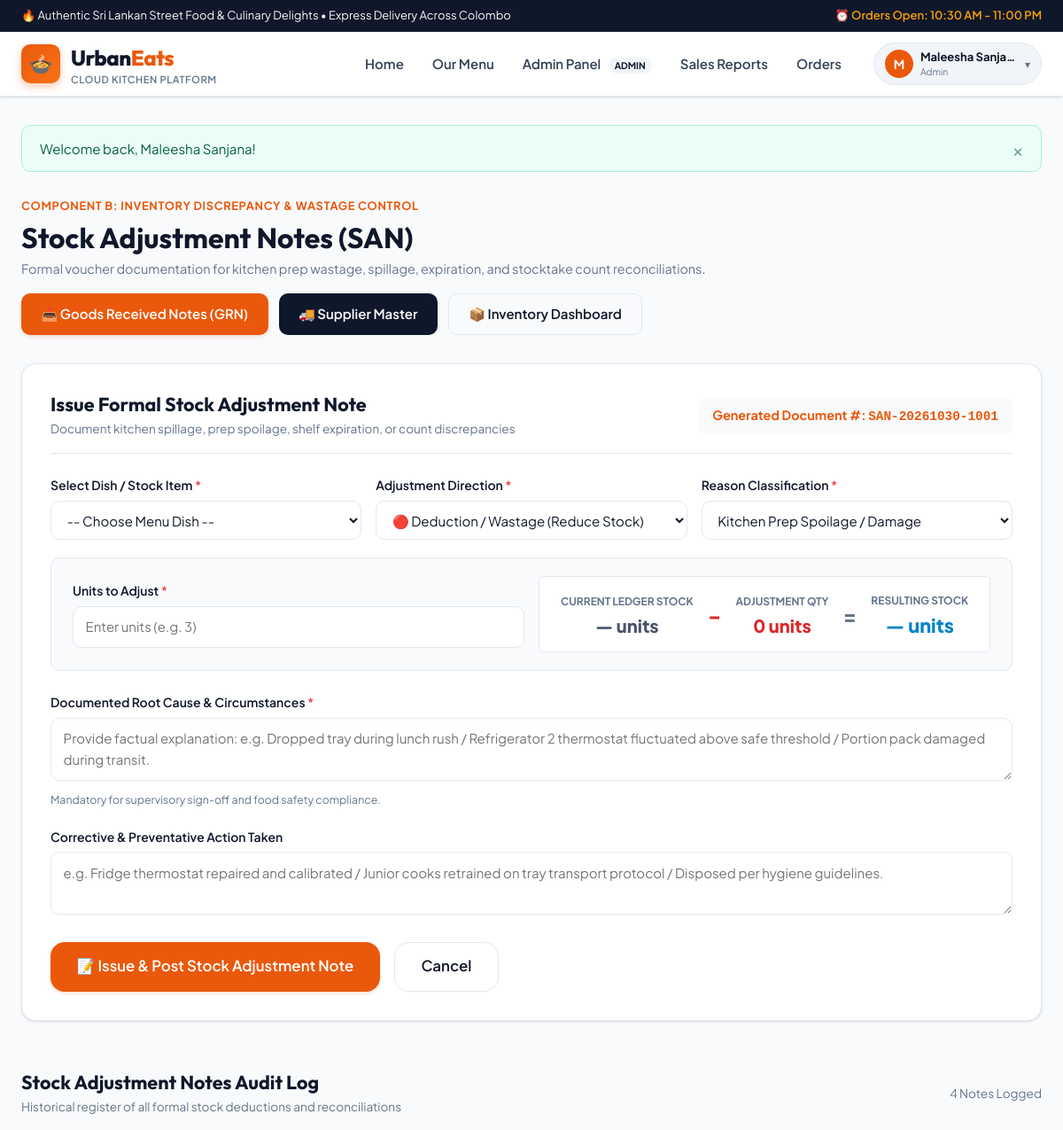
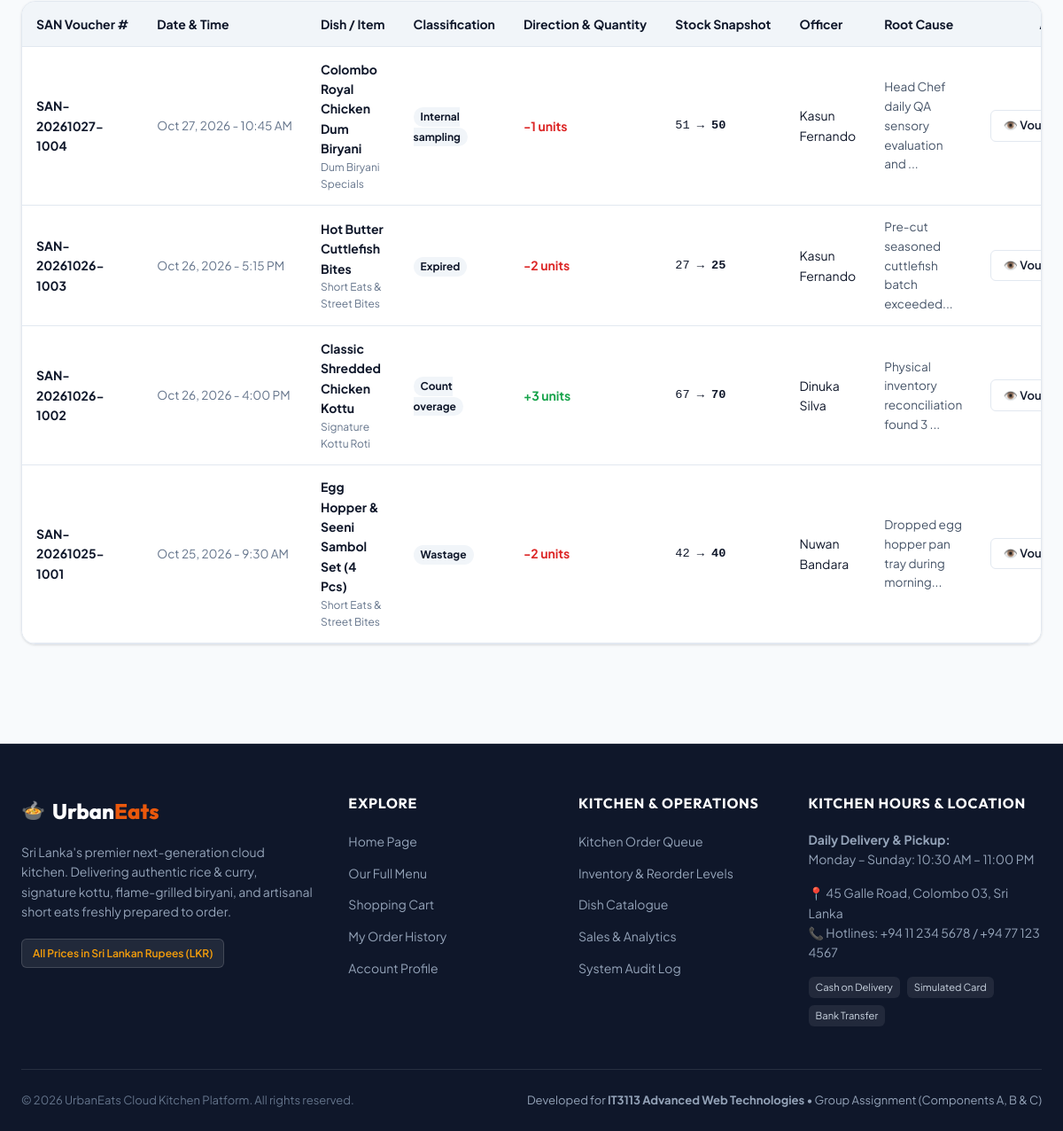
/public/menu/adjustment_notes.php (signed in), run on the app's committed database (2 pictures, top to bottom).
### tables this page shows
CREATE TABLE `stock_adjustment_notes` (
  `id` INT UNSIGNED NOT NULL AUTO_INCREMENT,
  `san_number` VARCHAR(30) NOT NULL,
  `dish_id` INT UNSIGNED NOT NULL,
  `adjusted_by_user_id` INT UNSIGNED NOT NULL,
  `adjustment_type` ENUM('wastage', 'spillage', 'expired', 'count_overage', 'count_shortage', 'internal_sampling') NOT NULL,
  `direction` ENUM('increase', 'decrease') NOT NULL,
  `quantity` INT UNSIGNED NOT NULL,
  `stock_before` INT NOT NULL,
  `stock_after` INT NOT NULL,
  `root_cause` VARCHAR(255) NOT NULL,
  `corrective_action` TEXT NULL,
  `created_at` TIMESTAMP NOT NULL DEFAULT CURRENT_TIMESTAMP,
  PRIMARY KEY (`id`),
  UNIQUE KEY `uk_san_number` (`san_number`),
  KEY `idx_san_dish` (`dish_id`),
  KEY `idx_san_user` (`adjusted_by_user_id`),
  KEY `idx_san_type` (`adjustment_type`),
  KEY `idx_san_created` (`created_at`),
  CONSTRAINT `fk_san_dish` FOREIGN KEY (`dish_id`) REFERENCES `dishes` (`id`) ON UPDATE CASCADE,
  CONSTRAINT `fk_san_user` FOREIGN KEY (`adjusted_by_user_id`) REFERENCES `users` (`id`) ON UPDATE CASCADE
);

CREATE TABLE `dishes` (
  `id` INT UNSIGNED NOT NULL AUTO_INCREMENT,
  `category_id` INT UNSIGNED NOT NULL,
  `name` VARCHAR(150) NOT NULL,
  `description` TEXT NULL,
  `price` DECIMAL(10,2) NOT NULL,
  `image_url` VARCHAR(255) NULL,
  `is_spicy` TINYINT(1) NOT NULL DEFAULT 0,
  `is_vegetarian` TINYINT(1) NOT NULL DEFAULT 0,
  `is_active` TINYINT(1) NOT NULL DEFAULT 1,
  `created_at` TIMESTAMP NOT NULL DEFAULT CURRENT_TIMESTAMP,
  `updated_at` TIMESTAMP NOT NULL DEFAULT CURRENT_TIMESTAMP ON UPDATE CURRENT_TIMESTAMP,
  PRIMARY KEY (`id`),
  KEY `idx_dishes_category` (`category_id`),
  KEY `idx_dishes_active` (`is_active`),
  KEY `idx_dishes_price` (`price`),
  KEY `idx_dishes_name` (`name`),
  CONSTRAINT `fk_dishes_category` FOREIGN KEY (`category_id`) REFERENCES `categories` (`id`) ON UPDATE CASCADE
);

CREATE TABLE `categories` (
  `id` INT UNSIGNED NOT NULL AUTO_INCREMENT,
  `name` VARCHAR(100) NOT NULL,
  `slug` VARCHAR(100) NOT NULL,
  `description` TEXT NULL,
  `is_active` TINYINT(1) NOT NULL DEFAULT 1,
  `created_at` TIMESTAMP NOT NULL DEFAULT CURRENT_TIMESTAMP,
  PRIMARY KEY (`id`),
  UNIQUE KEY `uk_categories_name` (`name`),
  UNIQUE KEY `uk_categories_slug` (`slug`),
  KEY `idx_categories_active` (`is_active`)
);

CREATE TABLE `users` (
  `id` INT UNSIGNED NOT NULL AUTO_INCREMENT,
  `role_id` INT UNSIGNED NOT NULL,
  `full_name` VARCHAR(100) NOT NULL,
  `email` VARCHAR(150) NOT NULL,
  `phone` VARCHAR(20) NOT NULL,
  `password_hash` VARCHAR(255) NOT NULL,
  `address` TEXT NULL,
  `is_active` TINYINT(1) NOT NULL DEFAULT 1,
  `failed_login_attempts` INT UNSIGNED NOT NULL DEFAULT 0,
  `lockout_until` DATETIME NULL,
  `created_at` TIMESTAMP NOT NULL DEFAULT CURRENT_TIMESTAMP,
  `updated_at` TIMESTAMP NOT NULL DEFAULT CURRENT_TIMESTAMP ON UPDATE CURRENT_TIMESTAMP,
  PRIMARY KEY (`id`),
  UNIQUE KEY `uk_users_email` (`email`),
  KEY `idx_users_role` (`role_id`),
  KEY `idx_users_active` (`is_active`),
  CONSTRAINT `fk_users_role` FOREIGN KEY (`role_id`) REFERENCES `roles` (`id`) ON UPDATE CASCADE
);

### public/menu/adjustment_notes.php (the view, shortened to what this page needs)
<?php
require_once __DIR__ . '/../../includes/header.php';
$pdo = get_db_connection();
$recentSansStmt = $pdo->query("
    SELECT san.*, d.name AS dish_name, c.name AS category_name, u.full_name AS adjusted_by_name
    FROM stock_adjustment_notes san
    JOIN dishes d ON san.dish_id = d.id
    JOIN categories c ON d.category_id = c.id
    JOIN users u ON san.adjusted_by_user_id = u.id
    ORDER BY san.created_at DESC, san.id DESC
    LIMIT 25
");
$recentSans = $recentSansStmt->fetchAll();
$nextSanNumberPreview = generate_san_number($pdo);
?>
<div class="site-container" style="margin-top: 1rem; margin-bottom: 3.5rem;">
    <div style="display: flex; justify-content: space-between; align-items: center; flex-wrap: wrap; gap: 1rem; margin-bottom: 2rem;">
        <div>
            <span style="font-size: 0.8rem; text-transform: uppercase; letter-spacing: 0.05em; color: var(--color-primary); font-weight: 700;">
                Component B: Inventory Discrepancy & Wastage Control
            </span>
            <h1 style="font-size: 2rem; margin-top: 0.25rem;">Stock Adjustment Notes (SAN)</h1>
            <p style="color: var(--text-muted); font-size: 0.9rem; margin-top: 0.25rem;">
                Formal voucher documentation for kitchen prep wastage, spillage, expiration, and stocktake count reconciliations.
            </p>
        </div>
        <div style="display: flex; gap: 0.75rem; flex-wrap: wrap;">
            <a href="<?= $appBase ?>/menu/grn.php" class="btn btn-primary">📥 Goods Received Notes (GRN)</a>
            <a href="<?= $appBase ?>/menu/suppliers.php" class="btn btn-secondary">🚚 Supplier Master</a>
            <a href="<?= $appBase ?>/menu/stock.php" class="btn btn-outline">📦 Inventory Dashboard</a>
        </div>
    </div>
    <div style="background: white; border: 1px solid var(--border-color); border-radius: var(--radius-lg); padding: 2rem; margin-bottom: 3rem; box-shadow: var(--shadow-sm);">
        <div style="display: flex; justify-content: space-between; align-items: center; border-bottom: 1px solid var(--border-color); padding-bottom: 1rem; margin-bottom: 1.5rem; flex-wrap: wrap; gap: 1rem;">
            <div>
                <h2 style="font-size: 1.35rem; margin: 0; color: var(--color-secondary);">Issue Formal Stock Adjustment Note</h2>
                <span style="font-size: 0.85rem; color: var(--text-muted);">Document kitchen spillage, prep spoilage, shelf expiration, or count discrepancies</span>
            </div>
            <div style="font-size: 0.9rem; font-weight: 700; color: var(--color-primary); background: var(--bg-page); padding: 0.5rem 1rem; border-radius: var(--radius-md);">
                Generated Document #: <code><?= $nextSanNumberPreview ?></code>
            </div>
        </div>
        <form action="<?= $appBase ?>/menu/adjustment_notes.php" method="POST" id="sanForm">
            <div class="form-row">
                <div class="form-group" style="flex: 2;">
                    <label for="san_dish_id" class="form-label">Select Dish / Stock Item <span class="required">*</span></label>
                    <select id="san_dish_id" name="dish_id" class="form-control" required onchange="handleDishChange()">
                        <option value="">-- Choose Menu Dish --</option>
                    </select>
                </div>
                <div class="form-group" style="flex: 1.2;">
                    <label for="san_direction" class="form-label">Adjustment Direction <span class="required">*</span></label>
                    <select id="san_direction" name="direction" class="form-control" required onchange="handleDirectionChange()">
                        <option value="decrease" selected>🔴 Deduction / Wastage (Reduce Stock)</option>
                    </select>
                </div>
                <div class="form-group" style="flex: 1.5;">
                    <label for="san_type" class="form-label">Reason Classification <span class="required">*</span></label>
                    <select id="san_type" name="adjustment_type" class="form-control" required>
                        <option value="wastage" selected>Kitchen Prep Spoilage / Damage</option>
                    </select>
                </div>
            </div>
            <div style="background: var(--bg-page); border: 1px solid var(--border-color); border-radius: var(--radius-md); padding: 1.25rem 1.5rem; margin-bottom: 1.5rem;">
                <div class="form-row" style="margin-bottom: 0; align-items: center;">
                    <div class="form-group" style="flex: 1; margin-bottom: 0;">
                        <label for="san_quantity" class="form-label">Units to Adjust <span class="required">*</span></label>
                        <input type="number" id="san_quantity" name="quantity" min="1" class="form-control" placeholder="Enter units (e.g. 3)" required oninput="updateStockPreview()">
                    </div>
                    <div style="flex: 2; display: flex; align-items: center; justify-content: space-around; background: white; padding: 0.75rem 1rem; border-radius: var(--radius-sm); border: 1px solid var(--border-color);">
                        <div style="text-align: center;">
                            <span style="font-size: 0.75rem; color: var(--text-muted); text-transform: uppercase; font-weight: 700;">Current Ledger Stock</span>
                            <div id="previewCurrentStock" style="font-size: 1.25rem; font-weight: 800; color: #475569;">— units</div>
                        </div>
                        <div id="previewOperator" style="font-size: 1.5rem; font-weight: 800; color: #dc2626;">−</div>
                        <div style="text-align: center;">
                            <span style="font-size: 0.75rem; color: var(--text-muted); text-transform: uppercase; font-weight: 700;">Adjustment Qty</span>
                            <div id="previewAdjUnits" style="font-size: 1.25rem; font-weight: 800; color: #dc2626;">0 units</div>
                        </div>
                        <div style="font-size: 1.5rem; font-weight: 800; color: var(--text-muted);">=</div>
                        <div style="text-align: center;">
                            <span style="font-size: 0.75rem; color: var(--text-muted); text-transform: uppercase; font-weight: 700;">Resulting Stock</span>
                            <div id="previewResultingStock" style="font-size: 1.35rem; font-weight: 800; color: #0284c7;">— units</div>
                        </div>
                    </div>
                </div>
            </div>
            <div class="form-group">
                <label for="san_root_cause" class="form-label">Documented Root Cause & Circumstances <span class="required">*</span></label>
                <textarea id="san_root_cause" name="root_cause" rows="2" class="form-control" placeholder="Provide factual explanation: e.g. Dropped tray during lunch rush / Refrigerator 2 thermostat fluctuated above safe threshold / Portion pack damaged during transit." required></textarea>
                <p class="form-hint">Mandatory for supervisory sign-off and food safety compliance.</p>
            </div>
            <div class="form-group">
                <label for="san_corrective_action" class="form-label">Corrective & Preventative Action Taken</label>
                <textarea id="san_corrective_action" name="corrective_action" rows="2" class="form-control" placeholder="e.g. Fridge thermostat repaired and calibrated / Junior cooks retrained on tray transport protocol / Disposed per hygiene guidelines."></textarea>
            </div>
            <div style="display: flex; gap: 1rem; margin-top: 1.5rem;">
                <button type="submit" class="btn btn-primary btn-lg" id="sanSubmitBtn">
                    📝 Issue & Post Stock Adjustment Note
                </button>
                <a href="<?= $appBase ?>/menu/stock.php" class="btn btn-outline btn-lg">Cancel</a>
            </div>
        </form>
    </div>
    <div style="margin-top: 3.5rem; margin-bottom: 1rem; display: flex; justify-content: space-between; align-items: center;">
        <div>
            <h2 style="font-size: 1.35rem; margin: 0; color: var(--color-secondary);">Stock Adjustment Notes Audit Log</h2>
            <span style="font-size: 0.85rem; color: var(--text-muted);">Historical register of all formal stock deductions and reconciliations</span>
        </div>
        <span style="font-size: 0.85rem; color: var(--text-muted);"><?= count($recentSans) ?> Notes Logged</span>
    </div>
    <div class="data-table-container">
        <table class="data-table">
            <thead>
                <tr>
                    <th>SAN Voucher #</th>
                    <th>Date & Time</th>
                    <th>Dish / Item</th>
                    <th>Classification</th>
                    <th>Direction & Quantity</th>
                    <th>Stock Snapshot</th>
                    <th>Officer</th>
                    <th>Root Cause</th>
                    <th style="text-align: right;">Action</th>
                </tr>
            </thead>
            <tbody>
                <?php if (empty($recentSans)): ?>
                    <tr>
                        <td colspan="9" style="text-align: center; color: var(--text-muted); padding: 2rem;">
                            No Stock Adjustment Notes recorded yet.
                        </td>
                    </tr>
                <?php else: ?>
                    <?php foreach ($recentSans as $san): ?>
                        <?php
                        $isDec = ($san['direction'] === 'decrease');
                        ?>
                        <tr>
                            <td>
                                <strong><?= e($san['san_number']) ?></strong>
                            </td>
                            <td style="font-size: 0.85rem; color: var(--text-muted); white-space: nowrap;">
                                <?= format_datetime($san['created_at']) ?>
                            </td>
                            <td>
                                <strong><?= e($san['dish_name']) ?></strong>
                                <span style="display: block; font-size: 0.75rem; color: var(--text-muted);"><?= e($san['category_name']) ?></span>
                            </td>
                            <td>
                                <span style="font-size: 0.75rem; font-weight: 700; background: #f1f5f9; padding: 0.2rem 0.5rem; border-radius: 999px;">
                                    <?= ucfirst(str_replace('_', ' ', $san['adjustment_type'])) ?>
                                </span>
                            </td>
                            <td>
                                <?php if ($isDec): ?>
                                    <strong style="color: #dc2626;">-<?= (int)$san['quantity'] ?> units</strong>
                                <?php else: ?>
                                    <strong style="color: #16a34a;">+<?= (int)$san['quantity'] ?> units</strong>
                                <?php endif; ?>
                            </td>
                            <td style="font-size: 0.85rem; font-family: monospace;">
                                <?= (int)$san['stock_before'] ?> → <strong><?= (int)$san['stock_after'] ?></strong>
                            </td>
                            <td><?= e($san['adjusted_by_name']) ?></td>
                            <td style="max-width: 250px; font-size: 0.85rem; color: #475569;" title="<?= e($san['root_cause']) ?>">
                                <?= e(mb_strimwidth($san['root_cause'], 0, 45, '...')) ?>
                            </td>
                            <td style="text-align: right;">
                                <a href="<?= $appBase ?>/menu/adjustment_notes.php?view_id=<?= $san['id'] ?>" class="btn btn-outline-sm">
                                    👁️ Voucher
                                </a>
                            </td>
                        </tr>
                    <?php endforeach; ?>
                <?php endif; ?>
            </tbody>
        </table>
    </div>
</div>
<?php require_once __DIR__ . '/../../includes/footer.php'; ?>

### data on the page
stock_adjustment_notes: san_number "SAN-20261027-1004", created_at "Oct 27, 2026 - 10:45 AM", dish.name "Colombo Royal Chicken Dum Biryani", categories.name "Dum Biryani Specials", adjustment_type "Internal sampling", quantity "1", stock_before "51", stock_after "50", adjusted_by_user.full_name "Kasun Fernando", root_cause "Head Chef daily QA sensory evaluation and ..."
stock_adjustment_notes: san_number "SAN-20261026-1003", created_at "Oct 26, 2026 - 5:15 PM", dish.name "Hot Butter Cuttlefish Bites", categories.name "Short Eats & Street Bites", adjustment_type "Expired", quantity "2", stock_before "27", stock_after "25", adjusted_by_user.full_name "Kasun Fernando", root_cause "Pre-cut seasoned cuttlefish batch exceeded..."
stock_adjustment_notes: san_number "SAN-20261026-1002", created_at "Oct 26, 2026 - 4:00 PM", dish.name "Classic Shredded Chicken Kottu", categories.name "Signature Kottu Roti", adjustment_type "Count overage", quantity "3", stock_before "67", stock_after "70", adjusted_by_user.full_name "Dinuka Silva", root_cause "Physical inventory reconciliation found 3 ..."
stock_adjustment_notes: san_number "SAN-20261025-1001", created_at "Oct 25, 2026 - 9:30 AM", dish.name "Egg Hopper & Seeni Sambol Set (4 Pcs)", categories.name "Short Eats & Street Bites", adjustment_type "Wastage", quantity "2", stock_before "42", stock_after "40", adjusted_by_user.full_name "Nuwan Bandara", root_cause "Dropped egg hopper pan tray during morning..."

### other printed values
substr($currentUser['name'] ?? 'U', 0, 1) "M"
$currentUser['name'] "Maleesha Sanja…"
str_replace('_', ' ', $currentUser['role_name'] ?? '') "Admin"
$msg "Welcome back, Maleesha Sanjana!"
$nextSanNumberPreview "SAN-20261030-1001"
count($recentSans) "4"
